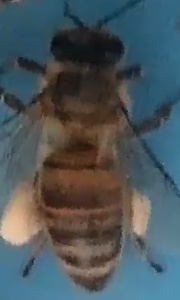
#> input picture imagefinal/P57962-142r.jpg, 180 x 300 px, found by its file name
$ jupyter execute final.ipynb
#> lines starting #> are read from the running program, lines starting #| are printed output that depends on the picture; after the words box and inside, x2 and y2 are one past the last pixel; in counts of white or black regions, pixels touching at a corner belong together; long printed decimals are rounded
[cell 1]
import matplotlib as mpl
import matplotlib.pyplot as plt
import cv2
import numpy as np

from sklearn.cluster import KMeans

[cell 2]
# flags = [i for i in dir(cv2) if i.startswith('COLOR_')]
image = cv2.imread("image/P57962-142r.jpg")
#> image is the input picture: shape (300, 180, 3); mean B, G, R 90.4, 86.2, 75.2
hsv_image = cv2.cvtColor(image, cv2.COLOR_BGR2HSV)
#> hsv_image: shape (300, 180, 3); mean H, S, V 65.4, 101.6, 103.9
h_channel = hsv_image[:, :, 0]
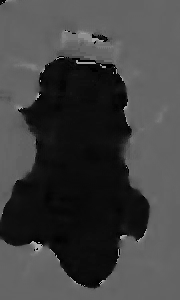
#> h_channel: shape (300, 180); min 0, max 178, mean 65.4

# Xác định vùng màu H cần lọc
lower_hue = 0    # Ngưỡng dưới cho màu H
upper_hue = 30   # Ngưỡng trên cho màu H
hue_mask = cv2.inRange(h_channel, lower_hue, upper_hue)
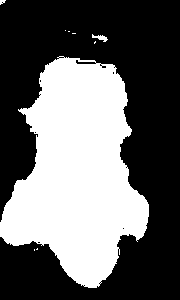
#> hue_mask: shape (300, 180); 39.7% white; 9 white regions (7 under 20 px), largest, box (x1, y1, x2, y2) and area: (0, 56, 149, 288) 21364, (92, 34, 108, 42) 58

# Áp dụng mask lên ảnh gốc
image = cv2.bitwise_and(image, image, mask=hue_mask)
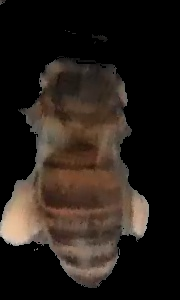
#> image: shape (300, 180, 3); mean B, G, R 24.6, 30.2, 38.1
plt.imshow(image)

[cell 3]
# len(flags)

# flags[40]
image.shape
#> Out = (300, 180, 3)

[cell 4]
# X = image.reshape(-10,4)
# kmeans = KMeans(n_clusters=20, n_init=10)
# kmeans.fit(X)
# image.shape
x,y,z = image.shape
#> x = 300; y = 180; z = 3

[cell 5]
image = cv2.cvtColor(image,cv2.COLOR_BGR2RGB)


plt.imshow(image)

[cell 6]
image = image.reshape(-1,3)
# kmeans = KMeans(n_clusters=20, n_init=10)
# kmeans.fit(X)
image.shape
#> Out = (54000, 3)

[cell 7]
dominant_color = 15
model = KMeans(dominant_color)
model.fit(image)

[cell 8]
colors = model.cluster_centers_
colors = np.array(colors, dtype= "uint8")
colors

[cell 9]
new_image= np.zeros((x*y,z), dtype="uint8")

[cell 10]
for i in range(new_image.shape[0]):
    new_image[i] = colors[model.labels_[i]]

[cell 11]
new_image = np.reshape(new_image,(x,y,z))

[cell 12]
plt.imshow(new_image)

[cell 13]
# [9 lines of commented-out code are left out]
hsv_image = cv2.cvtColor(new_image, cv2.COLOR_BGR2HSV)
#> hsv_image: shape (300, 180, 3); mean H, S, V 42.7, 38.1, 37.9

# Phân ngưỡng dựa trên kênh màu S (saturation)
threshold_value =150
_, threshold = cv2.threshold(hsv_image[:, :, 2], threshold_value, 170, cv2.THRESH_BINARY)
#> threshold: shape (300, 180); values 0 (black) and 170 (white), 3.3% white; 6 white regions (4 under 20 px), largest, box (x1, y1, x2, y2) and area: (0, 194, 38, 246) 1274, (133, 197, 149, 235) 499

# Xử lý mờ (optional)
#threshold = cv2.GaussianBlur(threshold, (5, 5), 0)

kernel = cv2.getStructuringElement(cv2.MORPH_RECT, (11, 11))
# Thực hiện phép toán đóng
closing = cv2.morphologyEx(threshold, cv2.MORPH_CLOSE, kernel)
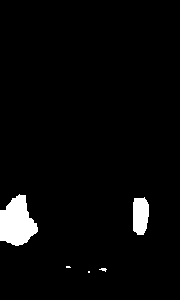
#> closing: shape (300, 180); values 0 (black) and 170 (white), 3.5% white; 5 white regions (3 under 20 px), largest, box (x1, y1, x2, y2) and area: (0, 194, 38, 246) 1336, (133, 197, 149, 235) 522
kernel = cv2.getStructuringElement(cv2.MORPH_RECT, (7, 7))
# Thực hiện phép toán mở
opened_image = cv2.morphologyEx(closing, cv2.MORPH_OPEN, kernel)
#> opened_image: shape (300, 180); values 0 (black) and 170 (white), 3.4% white; 2 white regions, box (x1, y1, x2, y2) and area: (0, 195, 37, 245) 1326, (133, 198, 149, 235) 521

kernel = cv2.getStructuringElement(cv2.MORPH_RECT, (5, 5))

# Thực hiện phép giãn nở
dilated_image = cv2.dilate(opened_image, kernel, iterations=1)
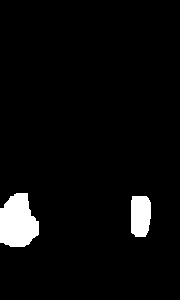
#> dilated_image: shape (300, 180); values 0 (black) and 170 (white), 4.4% white; 2 white regions


# Áp dụng mask lên ảnh gốc để tách phần nền
background = cv2.bitwise_and(new_image,new_image, mask=dilated_image)
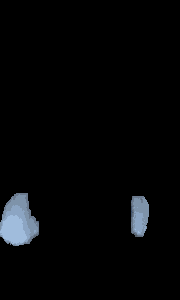
#> background: shape (300, 180, 3); mean of channels 0, 1, 2 7.3, 6.2, 5.3; drawn as B, G, R

mask = cv2.cvtColor(background, cv2.COLOR_BGR2GRAY)
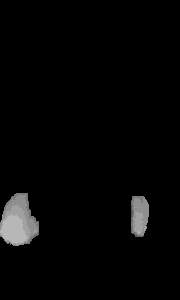
#> mask: shape (300, 180); min 0, max 183, mean 6.1

# Tìm các contour trên mask
contours, _ = cv2.findContours(mask, cv2.RETR_EXTERNAL, cv2.CHAIN_APPROX_SIMPLE)
#> contours = 2 contours; box (x1, y1, x2, y2) and area: (0, 193, 39, 246) 1434, (131, 196, 149, 237) 596

# Lọc các contour theo diện tích
min_area =300
max_area = 4000  # Diện tích tối thiểu
filtered_contours = [cnt for cnt in contours if (min_area <cv2.contourArea(cnt)  )]
#> filtered_contours has the same summary as contours

# Tạo ảnh đen với kích thước của mask
result = np.zeros_like(mask)

# Vẽ các contour lên ảnh đen
cv2.drawContours(result, filtered_contours, -1, (255), thickness=cv2.FILLED)
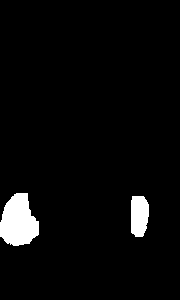
#> result: shape (300, 180); 4% white; 2 white regions, box (x1, y1, x2, y2) and area: (0, 193, 39, 246) 1506, (131, 196, 149, 237) 646

result_image = cv2.bitwise_and(background, background, mask=result)


plt.imshow(result_image)

[cell 14]
# _, threshold = cv2.threshold(h_channel, 0, 255, cv2.THRESH_BINARY + cv2.THRESH_OTSU)

# from skimage.metrics import structural_similarity as ssim

image1 = cv2.imread('./mask/P57962-142r.png')
# # # Chuyển đổi ảnh background và ảnh mask thành ảnh grayscale
gray_image1 = cv2.cvtColor(image1, cv2.COLOR_BGR2GRAY)
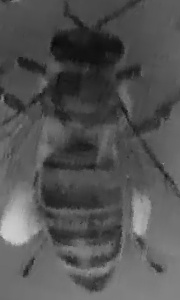
#> gray_image1: shape (300, 180); min 9, max 209, mean 83.4
# [9 lines of commented-out code are left out]

[cell 15]
# import numpy as np
from sklearn.metrics import confusion_matrix

# def compute_performance_metrics(true_labels, predicted_labels):
#     """
#     Tính toán các chỉ số đánh giá chất lượng phân vùng cho bài toán phân vùng semantik.
#     Args:
#         true_labels: Mảng numpy chứa nhãn thực tế của các pixel trong ảnh (1D array)
#         predicted_labels: Mảng numpy chứa nhãn dự đoán của các pixel trong ảnh (1D array)
#         num_classes: Số lượng lớp phân vùng
#     Returns:
#         accuracy, IoU (Intersection over Union), precision, recall
#     """
#     # Tính toán ma trận nhầm lẫn (confusion matrix)
#     cm = confusion_matrix(true_labels, predicted_labels)
#     print(cm)
#     # Tính toán tổng số lượng pixel trong mỗi lớp
#     class_counts = cm.sum(axis=1)

#     # Tính toán true positives (tp), false positives (fp) và false negatives (fn)
#     tp = np.diag(cm)
#     fp = cm.sum(axis=0) - tp
#     fn = cm.sum(axis=1) - tp

#     # Tính toán accuracy
#     accuracy = tp.sum() / cm.sum()

#     # Tính toán Intersection over Union (IoU)
#     intersection = tp
#     union = class_counts + cm.sum(axis=0) - tp
#     iou = intersection / union

#     # Tính toán precision
#     precision = tp / (tp + fp)

#     # Tính toán recall
#     recall = tp / (tp + fn)

#     return accuracy, iou, precision, recall

# # Example usage
# true_labels = np.array([[1,0,1], [1,0,0], [1,2,0]])
# predicted_labels = np.array([[1,0,1], [1,1,1], [1,2,0]])
# gray_back1 = cv2.cvtColor(background, cv2.COLOR_BGR2GRAY)
# print(gray_image1.flatten())
# accuracy, iou, precision, recall = compute_performance_metrics( gray_image1.flatten(), gray_back1.flatten() )
# print("Accuracy:", accuracy)
# print("IoU:", iou)
# print("Precision:", precision)
# print("Recall:", recall)
result_gray = cv2.cvtColor(result_image, cv2.COLOR_BGR2GRAY)

# Tính toán Confusion Matrix
TP = np.count_nonzero(np.logical_and(result_gray,gray_image1))
#> TP = 2152
TN = np.count_nonzero(np.logical_and(np.logical_not(result_gray), np.logical_not(gray_image1)))
#> TN = 0
FP = np.count_nonzero(np.logical_and(np.logical_not(result_gray), gray_image1))
#> FP = 51848
FN = np.count_nonzero(np.logical_and(result_gray, np.logical_not(gray_image1)))
#> FN = 0


# In ra Confusion Matrix
print("Confusion Matrix:")
print("True Positive:", TP)
#| True Positive: 2152
print("True Negative:", TN)
#| True Negative: 0
print("False Positive:", FP)
#| False Positive: 51848
print("False Negative:", FN)
#| False Negative: 0

# Tính toán Accuracy
accuracy = (TP + TN) / (TP + TN + FP + FN)
#> accuracy = 0.0399

# Kiểm tra nếu TP và FN đều bằng 0
if TP == 0 and FP == 0:
    precision = 0
else:
    precision = TP / (TP + FP)
#> precision = 0.0399


# Kiểm tra nếu TP và FN đều bằng 0
if TP == 0 and FN == 0:
    recall = 0
else:
    # Tính toán Recall
    recall = TP / (TP + FN)
#> recall = 1


if recall == 0 and precision == 0:
    f1_score = 0
else:
    # Tính toán F1-score
    f1_score = 2 * (precision * recall) / (precision + recall)
#> f1_score = 0.0766

# In ra các chỉ số đánh giá
print("Accuracy:", accuracy)
#| Accuracy: 0.03985
print("Precision:", precision)
#| Precision: 0.03985
print("Recall:", recall)
#| Recall: 1.0
print("F1-score:", f1_score)
#| F1-score: 0.07665

[cell 16]
import pandas as pd

# Tạo DataFrame cho Precision và Recall
evaluation_data = {
    'Precision': [precision],
    'Recall': [recall]
}
#> evaluation_data = {'Precision': [0.0399], 'Recall': [1]}

df_evaluation = pd.DataFrame(evaluation_data)
#> df_evaluation = table of 1 rows and 2 columns

# Ghi DataFrame vào file Excel
with pd.ExcelWriter('evaluation_results.xlsx') as writer:
    df_evaluation.to_excel(writer, sheet_name='Evaluation', index=False)

[cell 17]
# # # Đọc ảnh nhãn thực tế và ảnh dự đoán
# # image_true = cv2.imread(result_gray, cv2.IMREAD_GRAYSCALE)
# # image_pred = cv2.imread(gray_image1, cv2.IMREAD_GRAYSCALE)

# # # Áp dụng phân ngưỡng để tạo nhãn binary từ ảnh
# # threshold_value = 127
# # _, binary_true = cv2.threshold(result_gray, threshold_value, 255, cv2.THRESH_BINARY)
# # _, binary_pred = cv2.threshold(gray_image1, threshold_value, 255, cv2.THRESH_BINARY)

# # Chuyển đổi kiểu dữ liệu thành numpy array
# y_true = np.asarray(result_gray).flatten()
# y_pred = np.asarray(gray_image1).flatten()

# # Tính toán Confusion Matrix
# cm = confusion_matrix(y_true, y_pred)

# # In ra Confusion Matrix
# print("Confusion Matrix:")
# print(cm)


# labels = ["Negative", "Positive"]
# plt.imshow(cm, interpolation="nearest", cmap=plt.cm.Blues)
# plt.title("Confusion Matrix")
# plt.colorbar()
# tick_marks = np.arange(len(labels))
# plt.xticks(tick_marks, labels)
# plt.yticks(tick_marks, labels)
# plt.xlabel("Predicted Label")
# plt.ylabel("True Label")
# for i in range(len(labels)):
#     for j in range(len(labels)):
#         plt.text(j, i, cm[i, j], horizontalalignment="center", color="white" if cm[i, j] > cm.max() / 2 else "black")
# plt.show()
# # from skimage.metrics import structural_similarity as ssim

# # def compare_images(image1_path, image2_path):
# #     # Đọc ảnh từ đường dẫn
# #     image1 = cv2.imread(image1_path)
# #     image2 = cv2.imread(image2_path)

# #     # Chuyển đổi ảnh sang định dạng gray (ảnh xám)
# #print(background)

# #     gray_image2 = cv2.cvtColor(image2, cv2.COLOR_BGR2GRAY)

# #     # Tính toán độ tương đồng giữa hai ảnh sử dụng chỉ số SSIM (Structural Similarity Index)
# #     ssim_score = ssim(gray_image1, gray_image2)

# #     return ssim_score

# # # Đường dẫn của hai ảnh cần so sánh
# # image1_path = './image/P268-2r.jpg'
# # image2_path = './image/P268-2r.png'
# # # Gọi hàm để so sánh độ tương đồng giữa hai ảnh
# # similarity_score = compare_images(image1_path, image2_path)

# # print("Similarity score:", similarity_score)
y_true = np.asarray(gray_image1).flatten()
y_pred = np.asarray(result_gray).flatten()
y_true[y_true > 1] = 1
y_pred[y_pred > 1] = 1

np.set_printoptions(threshold=np.inf)


# Tính toán Confusion Matrix
cm = confusion_matrix(y_true, y_pred)
#> cm = [[0, 0], [51848, 2152]]

# In ra Confusion Matrix
print("Confusion Matrix:")
print(cm)
#| [[    0     0]
#|  [51848  2152]]

labels = ["Negative", "Positive"]
plt.imshow(cm, interpolation="nearest", cmap=plt.cm.Blues)
plt.title("Confusion Matrix")
plt.colorbar()
tick_marks = np.arange(len(labels))
plt.xticks(tick_marks, labels)
plt.yticks(tick_marks, labels)

# Hiển thị giá trị trên từng ô trong Confusion Matrix
thresh = cm.max() / 2
#> thresh = 25924
for i in range(len(labels)):
    for j in range(len(labels)):
        plt.text(j, i, cm[i, j],
                 horizontalalignment="center",
                 color="white" if cm[i, j] > thresh else "black")

plt.xlabel("Predicted Label")
plt.ylabel("True Label")
plt.show()
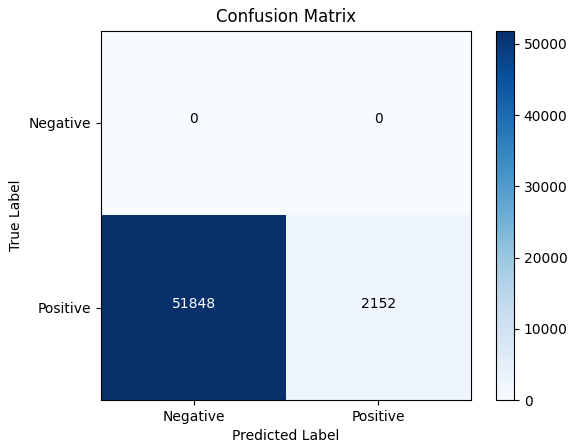
#> figure drawn by matplotlib, 2 panels

$ run again, with P268-2r.jpg copied over imagefinal/P57962-142r.jpg
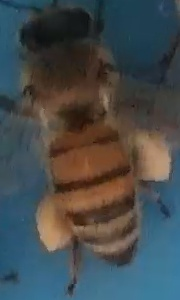
#> input picture P268-2r.jpg, 180 x 300 px, found by its file name
#> image is the input picture: shape (300, 180, 3); mean B, G, R 76.9, 75.5, 69.8
#> `hue_mask = cv2.inRange(h_channel, lower_hue, upper_hue)`:
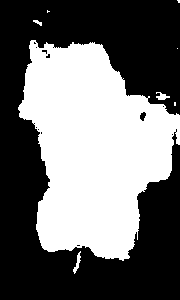
#> hue_mask: shape (300, 180); 43.2% white; 8 white regions (4 under 20 px), largest, box (x1, y1, x2, y2) and area: (18, 40, 180, 261) 23126, (73, 251, 81, 274) 69, (156, 92, 170, 100) 63, (33, 20, 42, 26) 28
#> threshold: shape (300, 180); values 0 (black) and 170 (white), 1.9% white; 4 white regions (2 under 20 px), largest, box (x1, y1, x2, y2) and area: (147, 143, 170, 180) 606, (38, 219, 61, 251) 444
#> closing: shape (300, 180); values 0 (black) and 170 (white), 2% white; 3 white regions (1 under 20 px), largest, box (x1, y1, x2, y2) and area: (147, 143, 170, 180) 615, (38, 219, 64, 251) 466
#> opened_image: shape (300, 180); values 0 (black) and 170 (white), 1.9% white; 2 white regions, box (x1, y1, x2, y2) and area: (148, 146, 169, 180) 593, (39, 221, 61, 250) 445
#> dilated_image: shape (300, 180); values 0 (black) and 170 (white), 2.8% white; 2 white regions
#> contours = 2 contours; box (x1, y1, x2, y2) and area: (146, 144, 171, 182) 748, (37, 219, 63, 252) 605
#> filtered_contours has the same summary as contours
#> result: shape (300, 180); 2.7% white; 2 white regions, box (x1, y1, x2, y2) and area: (146, 144, 171, 182) 801, (37, 219, 63, 252) 652
#> TP = 1453
#> TN = 0
#> FP = 52547
#> FN = 0
#| True Positive: 1453
#| True Negative: 0
#| False Positive: 52547
#| False Negative: 0
#> accuracy = 0.0269
#> recall = 1
#> f1_score = 0.0524
#| Accuracy: 0.02691
#| Precision: 0.02691
#| Recall: 1.0
#| F1-score: 0.0524
#> evaluation_data = {'Precision': [0.0269], 'Recall': [1]}
#> df_evaluation = table of 1 rows and 2 columns
#> cm = [[0, 0], [52547, 1453]]
#| [[    0     0]
#|  [52547  1453]]
#> thresh = 26273.5
#> `plt.show()`:
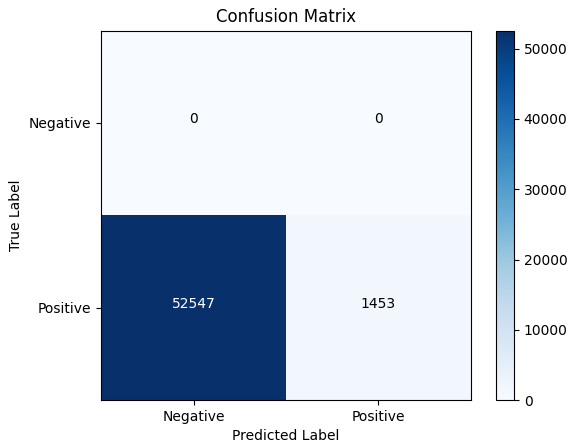
#> figure drawn by matplotlib, 2 panels

$ run again, with imagefinal/P10546-133r.jpg copied over imagefinal/P57962-142r.jpg
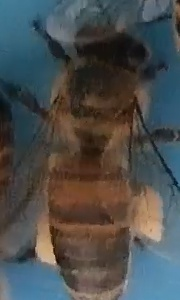
#> input picture imagefinal/P10546-133r.jpg, 180 x 300 px, found by its file name
#> image is the input picture: shape (300, 180, 3); mean B, G, R 77, 77.6, 75.6
#> hue_mask: shape (300, 180); 51.6% white; 15 black regions (12 under 20 px), largest, box (x1, y1, x2, y2) and area: (0, 0, 180, 300) 22682, (0, 206, 73, 300) 3277, (79, 68, 92, 82) 116
#> threshold: shape (300, 180); values 0 (black) and 170 (white), 3% white; 13 white regions (9 under 20 px), largest, box (x1, y1, x2, y2) and area: (131, 194, 164, 242) 995, (35, 224, 56, 266) 520, (76, 293, 97, 300) 63, (100, 292, 111, 300) 49
#> closing: shape (300, 180); values 0 (black) and 170 (white), 3.5% white; 5 white regions (2 under 20 px), largest, box (x1, y1, x2, y2) and area: (129, 194, 164, 242) 1102, (35, 224, 56, 266) 527, (76, 291, 117, 300) 227
#> opened_image: shape (300, 180); values 0 (black) and 170 (white), 3.3% white; 3 white regions, box (x1, y1, x2, y2) and area: (132, 194, 163, 241) 1084, (36, 228, 55, 264) 494, (77, 293, 111, 300) 213
#> dilated_image: shape (300, 180); values 0 (black) and 170 (white), 4.6% white; 3 white regions
#> contours = 3 contours; box (x1, y1, x2, y2) and area: (130, 192, 164, 243) 1238, (34, 226, 57, 266) 662, (75, 291, 113, 300) 272
#> filtered_contours = 2 contours; box (x1, y1, x2, y2) and area: (130, 192, 164, 243) 1238, (34, 226, 57, 266) 662
#> result: shape (300, 180); 3.8% white; 2 white regions, box (x1, y1, x2, y2) and area: (130, 192, 164, 243) 1310, (34, 226, 57, 266) 716
#> `gray_image1 = cv2.cvtColor(image1, cv2.COLOR_BGR2GRAY)`:
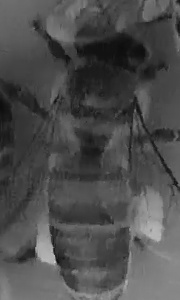
#> gray_image1: shape (300, 180); min 12, max 210, mean 76.9
#> TP = 2026
#> TN = 0
#> FP = 51974
#> FN = 0
#| True Positive: 2026
#| True Negative: 0
#| False Positive: 51974
#| False Negative: 0
#> accuracy = 0.0375
#> recall = 1
#> f1_score = 0.0723
#| Accuracy: 0.03752
#| Precision: 0.03752
#| Recall: 1.0
#| F1-score: 0.07232
#> evaluation_data = {'Precision': [0.0375], 'Recall': [1]}
#> df_evaluation = table of 1 rows and 2 columns
#> cm = [[0, 0], [51974, 2026]]
#| [[    0     0]
#|  [51974  2026]]
#> thresh = 25987
